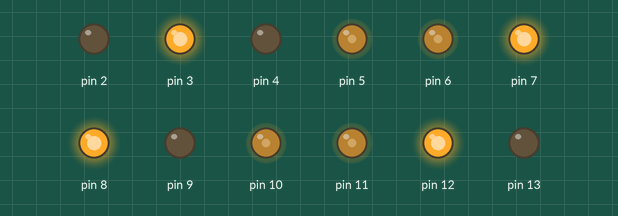
This sketch was run on a simulated Arduino Uno, built with avr-gcc and run on an emulated ATmega328P. On the bench: output pins drawn as LEDs (lit = HIGH).

Above: at 0.1 s.
Timing chart, 0 to 1.6 s (numbered marks = the images above):
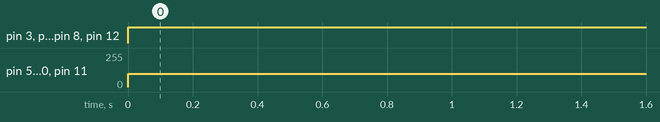

Measured:
- by itself, pin 3, pin 7, pin 8, pin 12: LOW → HIGH at 0.00 s
- by itself, pin 5, pin 6, pin 10, pin 11: 0/255 → 100/255 at 0.00 s

The sketch:

Blink.ino
```cpp
void setup()
{
  pinMode(13,OUTPUT);
  pinMode(12,OUTPUT);
  pinMode(9,OUTPUT);
  pinMode(8,OUTPUT);

  pinMode(2,OUTPUT);
  pinMode(3,OUTPUT);
  pinMode(4,OUTPUT);
  pinMode(7,OUTPUT);

  pinMode(11,OUTPUT);
  pinMode(10,OUTPUT);
  pinMode(6,OUTPUT);
  pinMode(5,OUTPUT);

  // put your setup code here, to run once
}

void loop()
{
  analogWrite(6,100);
  analogWrite(5,100);
  analogWrite(10,100);
  analogWrite(11,100);

  digitalWrite(2, LOW);//TR
  digitalWrite(3,HIGH);

  digitalWrite(4,LOW);//TL
  digitalWrite(7,HIGH);

  digitalWrite(8,HIGH);//BL
  digitalWrite(9,LOW);

  digitalWrite(12,HIGH);//BR
  digitalWrite(13,LOW);
}
```
